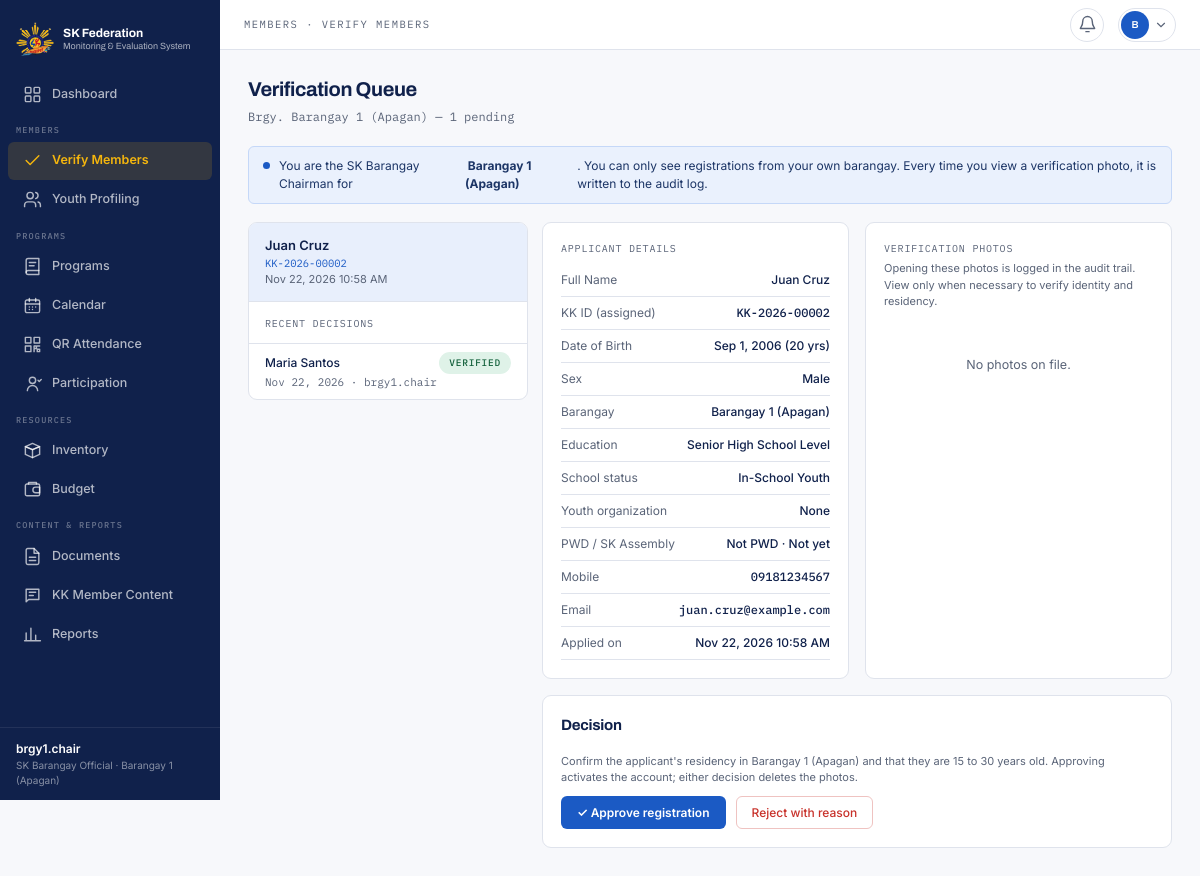
The page /barangay/verify.php (signed in) on the database its author committed.
### tables this page shows
CREATE TABLE users (
  user_id              INT(11)      NOT NULL AUTO_INCREMENT,
  role_id              INT(11)      NOT NULL,
  barangay_id          INT(11)      DEFAULT NULL,
  verified_by          INT(11)      DEFAULT NULL,
  username             VARCHAR(50)  NOT NULL,
  email                VARCHAR(150) NOT NULL,
  password_hash        VARCHAR(255) NOT NULL,
  verification_status  VARCHAR(20)  NOT NULL DEFAULT 'pending',
  date_verified        DATETIME     DEFAULT NULL,
  rejection_reason     VARCHAR(255) DEFAULT NULL,
  is_active            TINYINT(1)   NOT NULL DEFAULT 1,
  last_login           DATETIME     DEFAULT NULL,
  date_created         DATETIME     NOT NULL DEFAULT CURRENT_TIMESTAMP,
  PRIMARY KEY (user_id),
  UNIQUE KEY uq_users_username (username),
  UNIQUE KEY uq_users_email (email),
  KEY fk_users_role (role_id),
  KEY fk_users_barangay (barangay_id),
  KEY fk_users_verifier (verified_by),
  CONSTRAINT fk_users_role     FOREIGN KEY (role_id)     REFERENCES roles (role_id),
  CONSTRAINT fk_users_barangay FOREIGN KEY (barangay_id) REFERENCES barangays (barangay_id),
  CONSTRAINT fk_users_verifier FOREIGN KEY (verified_by) REFERENCES users (user_id),
  CONSTRAINT chk_users_status  CHECK (verification_status IN ('pending','verified','rejected'))
);

CREATE TABLE barangays (
  barangay_id    INT(11)      NOT NULL AUTO_INCREMENT,
  barangay_name  VARCHAR(100) NOT NULL,
  municipality   VARCHAR(100) NOT NULL DEFAULT 'Nasipit',
  chairman_id    INT(11)      DEFAULT NULL,    
  PRIMARY KEY (barangay_id),
  UNIQUE KEY uq_barangay (barangay_name, municipality),
  KEY fk_barangay_chairman (chairman_id),
  CONSTRAINT fk_barangay_chairman FOREIGN KEY (chairman_id) REFERENCES users (user_id) ON DELETE SET NULL
);

CREATE TABLE youth_profiles (
  profile_id    INT(11)      NOT NULL AUTO_INCREMENT,
  user_id       INT(11)      DEFAULT NULL,
  barangay_id   INT(11)      NOT NULL,
  full_name     VARCHAR(255) NOT NULL,
  birthdate     DATE         NOT NULL,
  sex           VARCHAR(10)  DEFAULT NULL,
  contact_no    VARCHAR(20)  DEFAULT NULL,
  address       VARCHAR(255) DEFAULT NULL,
  civil_status  VARCHAR(30)  DEFAULT NULL,
  education     VARCHAR(100) DEFAULT NULL,
  work_status   VARCHAR(100) DEFAULT NULL,
  youth_org     VARCHAR(255) DEFAULT NULL,
  school_status VARCHAR(30)  DEFAULT NULL,
  is_pwd        TINYINT(1)   DEFAULT NULL,
  attended_assembly TINYINT(1) DEFAULT NULL,
   
   
  id_document_type VARCHAR(50)  DEFAULT NULL,
  id_document_path VARCHAR(255) DEFAULT NULL,
  selfie_path      VARCHAR(255) DEFAULT NULL,
  consent_date     DATETIME     DEFAULT NULL,
  date_encoded  DATETIME     NOT NULL DEFAULT CURRENT_TIMESTAMP,
  PRIMARY KEY (profile_id),
  UNIQUE KEY uq_profile_user (user_id),
  KEY fk_profile_barangay (barangay_id),
  CONSTRAINT fk_profile_user     FOREIGN KEY (user_id)     REFERENCES users (user_id) ON DELETE SET NULL,
  CONSTRAINT fk_profile_barangay FOREIGN KEY (barangay_id) REFERENCES barangays (barangay_id)
);

### barangay/verify.php (the view, shortened to what the rows shown need)
<?php
require_role(ROLE_BARANGAY);
$chair = is_chairman();
$b = my_barangay();
$pending = q_all('SELECT u.user_id, u.email, u.date_created, p.* FROM users u JOIN youth_profiles p ON p.user_id = u.user_id
                   WHERE u.barangay_id = ? AND u.role_id = ? AND u.verification_status = "pending" ORDER BY u.date_created', [$b, ROLE_MEMBER]);
$recent = q_all('SELECT u.user_id, u.verification_status, u.date_verified, u.rejection_reason, p.full_name, p.profile_id, p.date_encoded, v.username AS verifier
                  FROM users u JOIN youth_profiles p ON p.user_id = u.user_id LEFT JOIN users v ON v.user_id = u.verified_by
                 WHERE u.barangay_id = ? AND u.role_id = ? AND u.verification_status <> "pending" AND u.date_verified IS NOT NULL ORDER BY u.date_verified DESC LIMIT 8', [$b, ROLE_MEMBER]);
$selId = get_int('id') ?: (int) ($pending[0]['user_id'] ?? 0);
$sel = null;
foreach ($pending as $p) {
    if ((int) $p['user_id'] === $selId) {
        $sel = $p;
    }
}
$nav = 'verify';
require __DIR__ . '/../includes/header.php';
?>
<div class="page-head">
  <div>
    <h1 class="page-title">Verification Queue</h1>
    <div class="page-sub">Brgy. <?= e(current_user()['barangay_name']) ?> — <?= count($pending) ?> pending</div>
  </div>
</div>
<div class="scope-banner">
  <?php if ($chair): ?>You are the SK Barangay Chairman for <strong>&nbsp;<?= e(current_user()['barangay_name']) ?>&nbsp;</strong>. You can only see registrations from your own barangay. Every time you view a verification photo, it is written to the audit log.
  <?php else: ?>Only the designated SK Chairman of <?= e(current_user()['barangay_name']) ?> can approve or reject registrations. You can see the queue, but not the photos or the decision buttons.<?php endif; ?>
</div>
<div class="grid side-layout side-wide">
  <div class="card" style="overflow:hidden">
    <?php foreach ($pending as $p): ?>
      <a href="?id=<?= (int) $p['user_id'] ?>" style="display:block;padding:13px 16px;border-bottom:1px solid var(--border-default);text-decoration:none;color:inherit;<?= $sel && (int) $sel['user_id'] === (int) $p['user_id'] ? 'background:var(--surface-accent)' : '' ?>">
        <div style="font-weight:600"><?= e($p['full_name']) ?></div>
        <div class="record-id"><?= e(kk_id((int) $p['profile_id'], $p['date_encoded'])) ?></div>
        <div class="small muted"><?= e(fmt_datetime($p['date_created'])) ?></div>
      </a>
    <?php endforeach; ?>
    <?php if ($recent): ?>
      <?php foreach ($recent as $r): ?>
        <div style="padding:8px 16px;border-top:1px solid var(--border-default)">
          <div class="spread"><span style="font-size:12px;font-weight:500"><?= e($r['full_name']) ?></span><?= pill($r['verification_status']) ?></div>
          <div class="mono small muted"><?= e(fmt_date($r['date_verified'])) ?> · <?= e($r['verifier']) ?></div>
        </div>
      <?php endforeach; ?>
    <?php endif; ?>
  </div>
  <div>
    <?php if ($sel): $age = age($sel['birthdate']); ?>
      <div class="grid grid-2 mb">
        <div class="card card-pad">
          <div class="label-mono">Applicant Details</div>
          <div class="kv plain"><span>Full Name</span><span><?= e($sel['full_name']) ?></span></div>
          <div class="kv"><span>KK ID (assigned)</span><span><?= e(kk_id((int) $sel['profile_id'], $sel['date_encoded'])) ?></span></div>
          <div class="kv plain"><span>Date of Birth</span><span><?= e(fmt_date($sel['birthdate'])) ?> (<?= $age ?> yrs)</span></div>
          <div class="kv plain"><span>Sex</span><span><?= e($sel['sex']) ?></span></div>
          <div class="kv plain"><span>Barangay</span><span><?= e(current_user()['barangay_name']) ?></span></div>
          <div class="kv plain"><span>Education</span><span><?= e($sel['education'] ?: '—') ?></span></div>
          <div class="kv plain"><span>School status</span><span><?= e($sel['school_status'] ?: '—') ?></span></div>
          <div class="kv plain"><span>Youth organization</span><span><?= e($sel['youth_org'] ?: 'None') ?></span></div>
          <div class="kv plain"><span>PWD / SK Assembly</span><span><?= (int) $sel['is_pwd'] ? 'PWD' : 'Not PWD' ?> · <?= (int) $sel['attended_assembly'] ? 'Attended' : 'Not yet' ?></span></div>
          <div class="kv"><span>Mobile</span><span><?= e($sel['contact_no']) ?></span></div>
          <div class="kv"><span>Email</span><span><?= e($sel['email']) ?></span></div>
          <div class="kv plain"><span>Applied on</span><span><?= e(fmt_datetime($sel['date_created'])) ?></span></div>
        </div>
        <div class="card card-pad">
          <div class="label-mono" style="margin-bottom:4px">Verification Photos</div>
          <p class="muted small">Opening these photos is logged in the audit trail. View only when necessary to verify identity and residency.</p>
          <?php if (!$chair): ?>
            <div class="empty">Only the designated SK Chairman can view the photos.</div>
          <?php elseif (!$sel['id_document_path'] && !$sel['selfie_path']): ?>
            <div class="empty">No photos on file.</div>
          <?php endif; ?>
        </div>
      </div>
      <?php if ($chair): ?>
      <div class="card card-pad">
        <div class="section-title mb">Decision</div>
        <p class="muted small">Confirm the applicant's residency in <?= e(current_user()['barangay_name']) ?> and that they are 15 to 30 years old. Approving activates the account; either decision deletes the photos.</p>
        <div class="row">
          <form method="post"><button class="btn btn-primary">✓ Approve registration</button></form>
          <button class="btn btn-danger" data-open="dlg-reject">Reject with reason</button>
        </div>
      </div>
      <?php endif; ?>
    <?php else: ?>
      <div class="card empty">Select a registration from the queue.</div>
    <?php endif; ?>
  </div>
</div>
<?php require __DIR__ . '/../includes/footer.php';

### includes/sidebar.php (shortened to what the rows shown need)
<?php
function nav_icon(string $name): string
{
    static $paths = [
        'dashboard' => '<rect x="3" y="3" width="7" height="7" rx="1"/><rect x="14" y="3" width="7" height="7" rx="1"/><rect x="3" y="14" width="7" height="7" rx="1"/><rect x="14" y="14" width="7" height="7" rx="1"/>',
        'people' => '<path d="M16 21v-2a4 4 0 0 0-4-4H6a4 4 0 0 0-4 4v2"/><circle cx="9" cy="7" r="4"/><path d="M22 21v-2a4 4 0 0 0-3-3.87M16 3.13a4 4 0 0 1 0 7.75"/>',
        'programs' => '<path d="M4 19.5A2.5 2.5 0 0 1 6.5 17H20"/><path d="M6.5 2H20v20H6.5A2.5 2.5 0 0 1 4 19.5v-15A2.5 2.5 0 0 1 6.5 2Z"/><path d="M8 7h8M8 11h6"/>',
        'calendar' => '<rect x="3" y="5" width="18" height="16" rx="2"/><path d="M16 3v4M8 3v4M3 10h18"/><path d="M8 14h.01M12 14h.01M16 14h.01M8 17h.01M12 17h.01"/>',
        'participation' => '<circle cx="12" cy="8" r="4"/><path d="M5.5 21a6.5 6.5 0 0 1 13 0M19 8l1.5 1.5L23 7"/>',
        'documents' => '<path d="M14 2H6a2 2 0 0 0-2 2v16a2 2 0 0 0 2 2h12a2 2 0 0 0 2-2V8Z"/><path d="M14 2v6h6M8 13h8M8 17h8"/>',
        'content' => '<path d="M4 4h16v13H7l-3 3Z"/><path d="M8 8h8M8 12h5"/>',
        'reports' => '<path d="M4 20V10M10 20V4M16 20v-7M22 20H2"/>',
        'qr' => '<rect x="3" y="3" width="7" height="7"/><rect x="14" y="3" width="7" height="7"/><rect x="3" y="14" width="7" height="7"/><path d="M14 14h3v3h-3zM18 18h3v3h-3zM18 14h3M14 18v3"/>',
        'inventory' => '<path d="m3 7 9-4 9 4-9 4Z"/><path d="m3 7 9 4 9-4v10l-9 4-9-4Z"/><path d="M12 11v10"/>',
        'budget' => '<rect x="3" y="5" width="18" height="15" rx="2"/><path d="M16 9h5v7h-5a3.5 3.5 0 0 1 0-7ZM7 5V3h10v2"/>',
        'verify' => '<path d="M20 6 9 17l-5-5"/>',
        'certificate' => '<circle cx="12" cy="8" r="5"/><path d="m8.5 12-1 9 4.5-2 4.5 2-1-9"/>',
        'settings' => '<circle cx="12" cy="12" r="3"/><path d="M12 2v3M12 19v3M4.2 4.2l2.1 2.1M17.7 17.7l2.1 2.1M2 12h3M19 12h3M4.2 19.8l2.1-2.1M17.7 6.3l2.1-2.1"/>',
        'logs' => '<path d="M3 12a9 9 0 1 0 3-6.7L3 8"/><path d="M3 3v5h5M12 7v5l3 2"/>',
        'announcements' => '<path d="m3 11 18-5v12L3 14Z"/><path d="m11.6 16.4.9 4.6H8l-1.4-6"/>',
        'feedback' => '<path d="M21 15a4 4 0 0 1-4 4H8l-5 3V7a4 4 0 0 1 4-4h10a4 4 0 0 1 4 4Z"/><path d="M8 9h8M8 13h5"/>',
        'scan' => '<path d="M3 7V4a1 1 0 0 1 1-1h3M17 3h3a1 1 0 0 1 1 1v3M21 17v3a1 1 0 0 1-1 1h-3M7 21H4a1 1 0 0 1-1-1v-3M7 12h10"/>',
        'bell' => '<path d="M18 8a6 6 0 0 0-12 0c0 7-3 7-3 9h18c0-2-3-2-3-9M10 21h4"/>',
    ];
    return '<svg width="19" height="19" viewBox="0 0 24 24" fill="none" stroke="currentColor" stroke-width="1.8" stroke-linecap="round" stroke-linejoin="round" aria-hidden="true">' . ($paths[$name] ?? '') . '</svg>';
}
function nav_groups(int $role): array
{
    switch ($role) {
        case ROLE_BARANGAY:
            return [
                ['', [['dashboard', 'Dashboard', 'barangay/index.php', 'dashboard']]],
                ['Members', [['verify', 'Verify Members', 'barangay/verify.php', 'verify'],
                             ['youth', 'Youth Profiling', 'barangay/youth.php', 'people']]],
                ['Programs', [['programs', 'Programs', 'barangay/programs.php', 'programs'],
                              ['calendar', 'Calendar', 'barangay/calendar.php', 'calendar'],
                              ['qr', 'QR Attendance', 'barangay/qr.php', 'qr'],
                              ['participation', 'Participation', 'barangay/participation.php', 'participation']]],
                ['Resources', [['inventory', 'Inventory', 'barangay/inventory.php', 'inventory'],
                               ['budget', 'Budget', 'barangay/budget.php', 'budget']]],
                ['Content & Reports', [['documents', 'Documents', 'barangay/documents.php', 'documents'],
                                       ['content', 'KK Member Content', 'barangay/content.php', 'content'],
                                       ['reports', 'Reports', 'barangay/reports.php', 'reports']]],
            ];
    }
    return [];
}
$__groups = nav_groups(role());
?>
<nav class="nav-rail" id="nav-rail" aria-label="Main navigation">
  <a class="nav-brand" href="<?= e(url(home_url(role()))) ?>">
    <img src="<?= e(asset('img/sk-federation-logo.png')) ?>" alt="SK Federation Nasipit logo" width="38" height="38">
    <span>
      <strong>SK Federation</strong>
      <small>Monitoring &amp; Evaluation System</small>
    </span>
  </a>
  <div class="nav-groups">
    <?php foreach ($__groups as [$__label, $__items]): ?>
      <div class="nav-group">
        <?php if ($__label !== ''): ?><div class="nav-group-label"><?= e($__label) ?></div><?php endif; ?>
        <?php foreach ($__items as [$__id, $__text, $__href, $__icon]): ?>
          <a class="nav-item<?= ($nav ?? '') === $__id ? ' active' : '' ?>" href="<?= e(url($__href)) ?>"<?= ($nav ?? '') === $__id ? ' aria-current="page"' : '' ?>>
            <span class="nav-icon"><?= nav_icon($__icon) ?></span><span><?= e($__text) ?></span>
          </a>
        <?php endforeach; ?>
      </div>
    <?php endforeach; ?>
  </div>
  <div class="nav-foot">
    <div class="nav-foot-name"><?= e(display_name()) ?></div>
    <div class="nav-foot-role"><?= e(ROLE_LABELS[role()] ?? '') ?><?= current_user()['barangay_name'] ? ' · ' . e(current_user()['barangay_name']) : '' ?></div>
  </div>
</nav>

### includes/helpers.php (shortened to what the rows shown need)
<?php
require_once __DIR__ . '/../config/database.php';
function e($value): string
{
    return htmlspecialchars((string) ($value ?? ''), ENT_QUOTES | ENT_SUBSTITUTE, 'UTF-8');
}
function url(string $path = ''): string
{
    return BASE_URL . '/' . ltrim($path, '/');
}
function asset(string $path): string
{
    $file = APP_ROOT . '/assets/' . $path;
    $v = is_file($file) ? filemtime($file) : 0;
    return url('assets/' . $path) . '?v=' . $v;
}
function fmt_date(?string $d, string $format = 'M j, Y'): string
{
    return $d ? date($format, strtotime($d)) : '—';
}
function fmt_datetime(?string $d): string
{
    return $d ? date('M j, Y g:i A', strtotime($d)) : '—';
}
function age(?string $birthdate): ?int
{
    return (new DateTime($birthdate))->diff(new DateTime('today'))->y;
}
function kk_id(int $profileId, ?string $dateEncoded = null): string
{
    return sprintf('KK-%s-%05d', $dateEncoded ? date('Y', strtotime($dateEncoded)) : date('Y'), $profileId);
}
function pill(?string $status, ?string $label = null): string
{
    $s = strtolower((string) $status);
    $map = [
        'pending' => 'amber', 'draft' => 'gray', 'ongoing' => 'amber', 'incomplete' => 'amber', 'low stock' => 'amber', 'on loan' => 'amber',
        'approved' => 'green', 'verified' => 'green', 'complete' => 'green', 'completed' => 'blue', 'available' => 'blue', 'returned item' => 'green',
        'evaluated' => 'navy', 'submitted' => 'green', 'eligible' => 'green', 'open' => 'green', 'replied' => 'green', 'present' => 'green',
        'returned' => 'red', 'rejected' => 'red', 'declined' => 'red', 'out of stock' => 'red', 'cancelled' => 'red', 'not eligible' => 'red', 'closed' => 'gray', 'inactive' => 'red',
        'planned' => 'outline',
    ];
    $colour = $map[$s] ?? 'gray';
    return '<span class="pill pill-' . $colour . '">' . e($label ?? $status) . '</span>';
}
function setting(string $key, string $default = ''): string
{
    static $cache = null;
    if ($cache === null) {
        $cache = [];
        foreach (q_all('SELECT setting_key, setting_value FROM settings') as $r) {
            $cache[$r['setting_key']] = $r['setting_value'];
        }
    }
    return $cache[$key] ?? $default;
}

### rows shown on the page
users: username "brgy1.chair", role "SK Barangay Official", barangay.barangay_name "Barangay 1 (Apagan)"
youth_profiles: full_name "Juan Cruz", profile_id+date_encoded "KK-2026-00002", user.date_created "Nov 22, 2026 10:58 AM", birthdate "Sep 1, 2006", birthdate "20", sex "Male", education "Senior High School Level", school_status "In-School Youth", youth_org "None", contact_no "09181234567", user.email "juan.cruz@example.com"
youth_profiles: full_name "Maria Santos", user.verification_status "VERIFIED", user.date_verified "Nov 22, 2026", users.username "brgy1.chair"

### other values the page prints
$__text "Dashboard"
$__label "MEMBERS"
$__text "Verify Members"
$__text "Youth Profiling"
$__label "PROGRAMS"
$__text "Programs"
$__text "Calendar"
$__text "QR Attendance"
$__text "Participation"
$__label "RESOURCES"
$__text "Inventory"
$__text "Budget"
$__label "CONTENT & REPORTS"
$__text "Documents"
$__text "KK Member Content"
